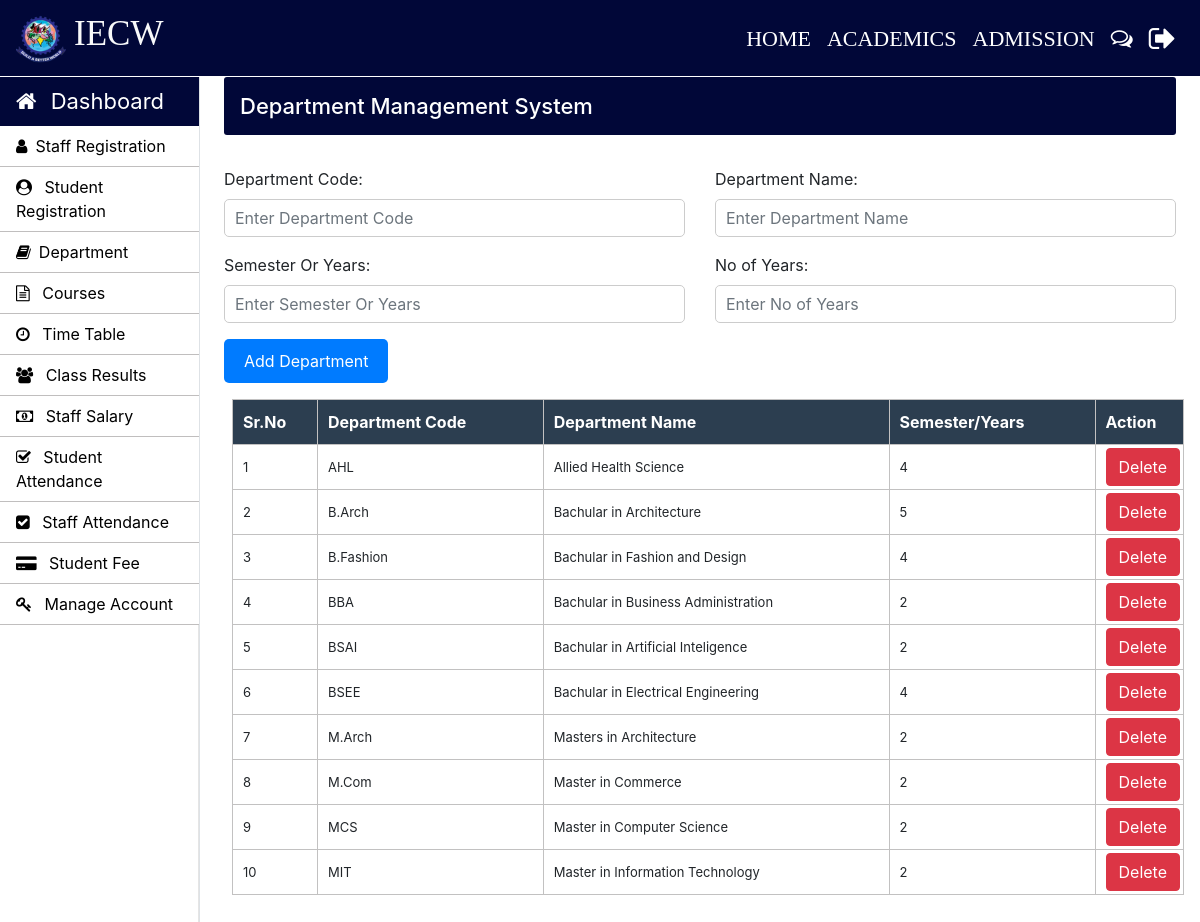
/Admin/courses.php (signed in), run on the app's committed database.
### tables this page shows
CREATE TABLE `courses` (
  `course_code` varchar(10) NOT NULL,
  `course_name` varchar(50) NOT NULL,
  `semester_or_year` varchar(10) NOT NULL,
  `no_of_year` int(10) NOT NULL
);

### Admin/courses.php (the view, shortened to what this page needs)
<?php
		require_once "../connection/connection.php";
	?>
<!doctype html>
<html lang="en">
	<head>
	</head>
	<body>
		<?php include('../common/common-header.php') ?>
		<?php include('../common/admin-sidebar.php') ?>
		<main role="main" class="col-xl-10 col-lg-9 col-md-8 ml-sm-auto px-md-4 mb-2 w-100">
			<div class="sub-main">
				<div class="bar-margin text-center d-flex flex-wrap flex-md-nowrap pt-3 pb-2 mb-3 text-white admin-dashboard pl-3">
					<h4>Department Management System </h4>
				</div>
				<div class="row">
					<div class="col-md-12">
						<form action="courses.php" method="post">
							<div class="row mt-3">
								<div class="col-md-6">
									<div class="form-group">
										<label for="exampleInputEmail1">Department Code: </label>
										<input type="text" name="course_code" class="form-control" required placeholder="Enter Department Code">
									</div>
								</div>
								<div class="col-md-6">
									<div class="form-group">
										<label for="exampleInputPassword1">Department Name:</label>
										<input type="text" name="course_name" class="form-control" required placeholder="Enter Department Name">
									</div>
								</div>
							</div>
							<div class="row">
								<div class="col-md-6">
									<div class="form-group">
										<label for="exampleInputEmail1">Semester Or Years:</label>
										<input type="text" name="semester_or_year" class="form-control" required placeholder="Enter Semester Or Years">
									</div>
								</div>
								<div class="col-md-6">
									<div class="form-group">
										<label for="exampleInputPassword1">No of Years:</label>
										<input type="text" name="no_of_year" class="form-control" required  placeholder="Enter No of Years">
									</div>
								</div>
							</div>
							<div class="row w-100">
								<div class="col-md-12">
									<input type="submit" name="sub" value="Add Department" class=" btn btn-primary ml-auto">
								</div>
							</div>
						</form>
					</div>
				</div>
				<div class="row">
					<div class="col-md-12 ml-2">
						<section class="mt-3">
							<table class="w-100 table-elements mb-5 table-three-tr" cellpadding="3">
								<tr class="table-tr-head table-three text-white">
									<th>Sr.No</th>
									<th>Department Code</th>
									<th>Department Name</th>
									<th>Semester/Years</th>
									<th>Action</th>
								</tr>
								<?php
									$sr=1;
									$query="select course_code,course_name,no_of_year from courses";
									$run=mysqli_query($con,$query);
									while($row=mysqli_fetch_array($run)) {
									echo	"<tr>";
									echo	"<td>".$sr++."</td>";
									echo	"<td>".$row['course_code']."</td>";
									echo	"<td>".$row['course_name']."</td>";
									echo	"<td>".$row['no_of_year']."</td>";
									echo	"<td width='20'><a class='btn btn-danger' href=delete-function.php?course_code=".$row['course_code'].">Delete</a></td>";
									echo	"</tr>";
									}
								?>
							</table>
						</section>
					</div>
				</div>
			</div>
		</main>
	</body>
</html>

### Css/style.css (style rules this page uses)
h4 { font-size: 22px; }
.admin-dashboard { margin-top: 1px !important; background: #2c3e50 !important; border-radius: 3px; }
.table-elements tr, td, th { font-size: 13px; border: 1px solid rgb(194, 193, 193); padding-left: 10px !important; }
.table-three { background: #2c3e50 !important; }
.table-tr-head { height: 45px !important; padding: 10px !important; margin-top: 5px !important; }
.table-font-for-transcript td, th { font-size: 16px !important; }
input[type="text"] { width: 100%; padding: 10px; margin-bottom: 10px; border: 1px solid #ccc; border-radius: 5px; }
input[type="submit"] { background-color: #007bff; color: #fff; border: none; padding: 10px 20px; border-radius: 5px; cursor: pointer; }

### Common/common-header.php (style rules this page uses)
.admin-dashboard { margin-top: 1px !important; background: #010738 !important; border-radius: 3px; }

### data on the page
courses: course_code "AHL", course_name "Allied Health Science", no_of_year "4"
courses: course_code "B.Arch", course_name "Bachular in Architecture", no_of_year "5"
courses: course_code "B.Fashion", course_name "Bachular in Fashion and Design", no_of_year "4"
courses: course_code "BBA", course_name "Bachular in Business Administration", no_of_year "2"
courses: course_code "BSAI", course_name "Bachular in Artificial Inteligence", no_of_year "2"
courses: course_code "BSEE", course_name "Bachular in Electrical Engineering", no_of_year "4"
courses: course_code "M.Arch", course_name "Masters in Architecture", no_of_year "2"
courses: course_code "M.Com", course_name "Master in Commerce", no_of_year "2"
courses: course_code "MCS", course_name "Master in Computer Science", no_of_year "2"
courses: course_code "MIT", course_name "Master in Information Technology", no_of_year "2"
